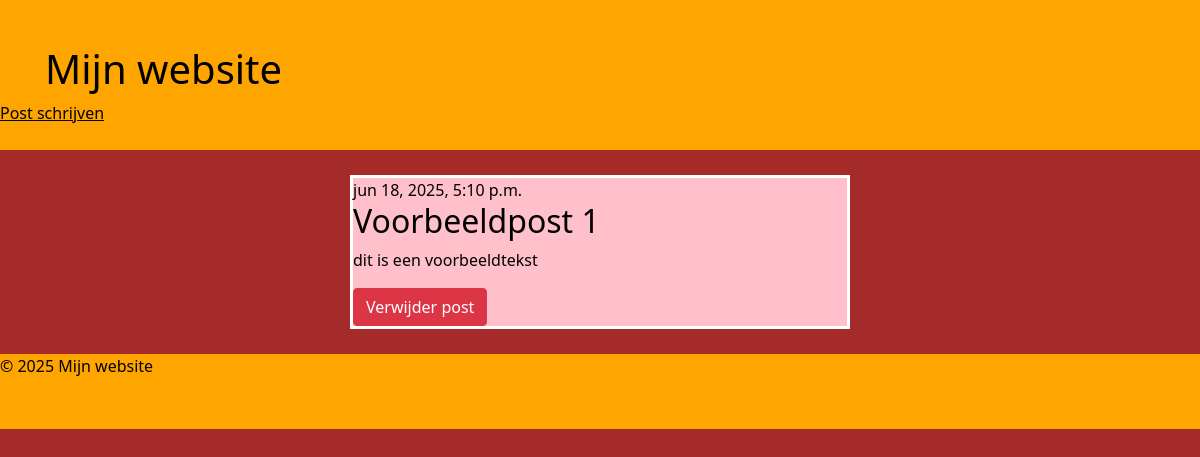
Before: /post/1/ with the older database file.
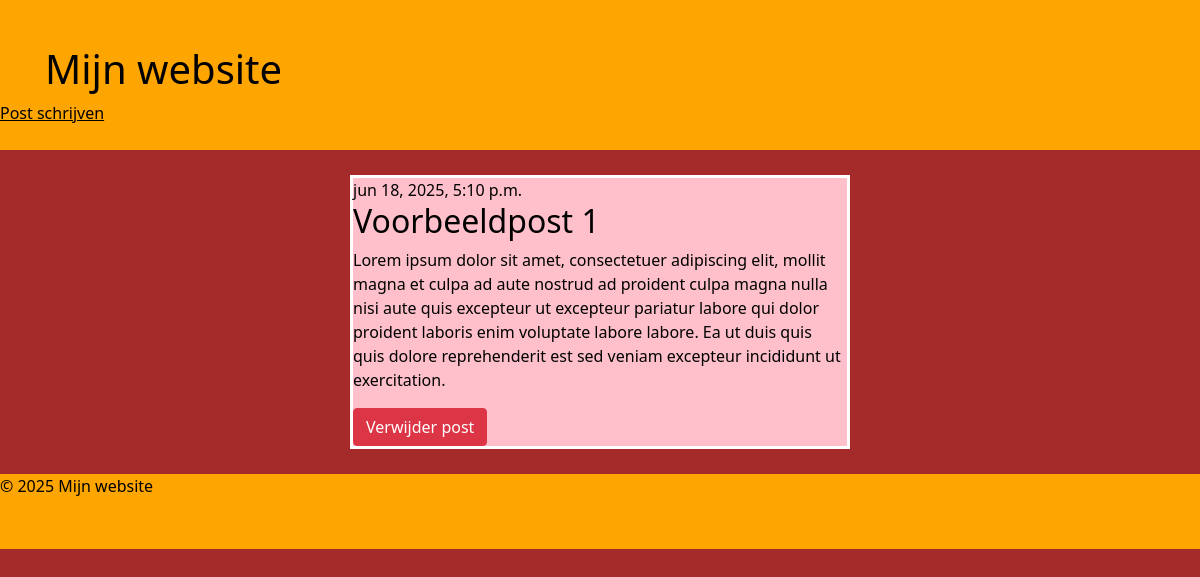
After: the same page with the newer database file.
### blog/models.py (models this page shows, shortened)
class Post(models.Model):
    author = models.ForeignKey(settings.AUTH_USER_MODEL, on_delete=models.CASCADE)
    title = models.CharField(max_length=200)
    text = models.TextField()
    created_date = models.DateTimeField(default=timezone.now)
    published_date = models.DateTimeField(blank=True, null=True)

### blog/views.py (the view)
# urls.py: path('post/<int:pk>/', views.post_detail, name='post_inhoud'),  # de post_detail view wordt aangeroepen wanneer een specifieke post wordt bezocht
def post_detail(request, pk): # pk staat voor primary key, dit is een unieke identifier voor elk Post object
    post=get_object_or_404(Post, pk=pk) # haal het Post object op met de opgegeven primary key, als het niet bestaat, geef dan een 404 foutmelding
    return render(request, 'blog/post_inhoud.html', {'post': post}) # template post_inhoud.html wordt gerenderd en wordt opgevuld met de inhoud van het Post object, dit wordt dan aan bezoeker getoond als mooie pagina. template aanmaken in de templates/blog folder

### blog/templates/blog/post_inhoud.html (shortened to what this page needs)
{% extends 'blog/base.html' %} {% block inhoud %}
<article class="post">
	{% if post.published_date %}
	<time class="date"> {{ post.published_date }} </time>
	{%endif %}
	<h2>{{post.title}}</h2>
	<p>{{ post.text|linebreaksbr }}</p>
	<form method="post" action="{% url 'delete' post.id %}">
		<button type="submit" class="btn btn-danger">Verwijder post</button>
	</form>
</article>
{% endblock %}

Changed rows visible on the page:
changed Post "Voorbeeldpost 1": text "dit is een voorbeeldtekst" → "Lorem ipsum dolor sit amet, consectetuer adipiscing elit, mollit magna et culpa ad aute nostrud ad proident culpa magna nulla nisi aute quis excepteur ut excepteur pariatur labore qui dolor proident laboris enim voluptate labore labore. Ea ut duis quis quis dolore reprehenderit est sed veniam excepteur incididunt ut exercitation."
